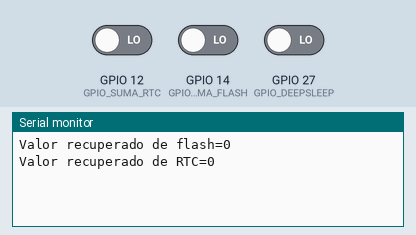
The sketch below on a simulated ESP32. Shown: the last lines printed to the serial monitor. The inputs (shaded band) are chosen by the test bench; at power-on: GPIO 12 (GPIO_SUMA_RTC) LOW, GPIO 14 (GPIO_SUMA_FLASH) LOW, GPIO 27 (GPIO_DEEPSLEEP) LOW. EEPROM starts erased. At 5.2 s the program puts the board to deep sleep or switches it off; the recording ends there.

Above: at 1.2 s.
1.3 s: GPIO 12 (GPIO_SUMA_RTC) driven HIGH
At 1.56 s:
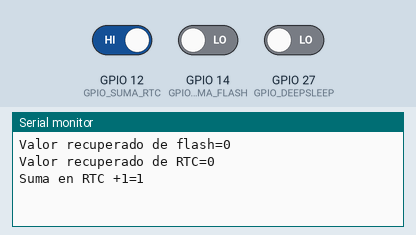
3.1 s: GPIO 14 (GPIO_SUMA_FLASH) driven HIGH
4.9 s: GPIO 27 (GPIO_DEEPSLEEP) driven HIGH
At 5.14 s:
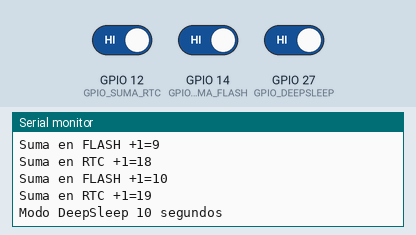

The sketch:

Ejercicio_12.ino
```cpp
#include <Preferences.h>
Preferences FLASH;

const unsigned int FACTOR_uS=1000000;
const unsigned int TIEMPO_SLEEP=10;
const int GPIO_SUMA_FLASH=14, GPIO_SUMA_RTC=12, GPIO_DEEPSLEEP=27;

int VALOR_SUMA_FLASH=0, VALOR_GUARDADO;
RTC_DATA_ATTR int VALOR_SUMA_RTC=0;

void setup()
{
  FLASH.begin("SUMA_FLASH", false);
  VALOR_GUARDADO=FLASH.getInt("VALOR",0);
  FLASH.end();

  FLASH.begin("SUMA_FLASH", false);
  FLASH.putInt("VALOR", VALOR_SUMA_FLASH);
  FLASH.end();

  esp_sleep_enable_timer_wakeup(TIEMPO_SLEEP*FACTOR_uS);

  pinMode(GPIO_SUMA_FLASH, INPUT_PULLDOWN);
  pinMode(GPIO_SUMA_RTC, INPUT_PULLDOWN);
  pinMode(GPIO_DEEPSLEEP, INPUT_PULLDOWN);

  Serial.begin(115200);
  Serial.print("Valor recuperado de flash=");
  Serial.println(VALOR_GUARDADO);
  Serial.print("Valor recuperado de RTC=");
  Serial.println(VALOR_SUMA_RTC);
}

void loop()
{
  if(digitalRead(GPIO_SUMA_FLASH)==HIGH)
  {
    VALOR_GUARDADO++;
    Serial.print("Suma en FLASH +1=");
    GUARDADO();
  }

  if(digitalRead(GPIO_SUMA_RTC)==HIGH)
  {
    VALOR_SUMA_RTC++;
    Serial.print("Suma en RTC +1=");
    Serial.println(VALOR_SUMA_RTC);
  }

  if(digitalRead(GPIO_DEEPSLEEP)==HIGH)
  {
    Serial.println("Modo DeepSleep 10 segundos");
    delay(200);
    esp_deep_sleep_start();
  }
  delay(200);
}

void GUARDADO()
{
  VALOR_SUMA_FLASH=VALOR_GUARDADO;
  FLASH.begin("SUMA_FLASH", false);
  FLASH.putInt("VALOR", VALOR_SUMA_FLASH);
  FLASH.end();
  Serial.println(VALOR_SUMA_FLASH);
}
```

Measured:
- after the input at 1.3 s, the serial monitor: prints a new line after 0.10 s (image 1)
